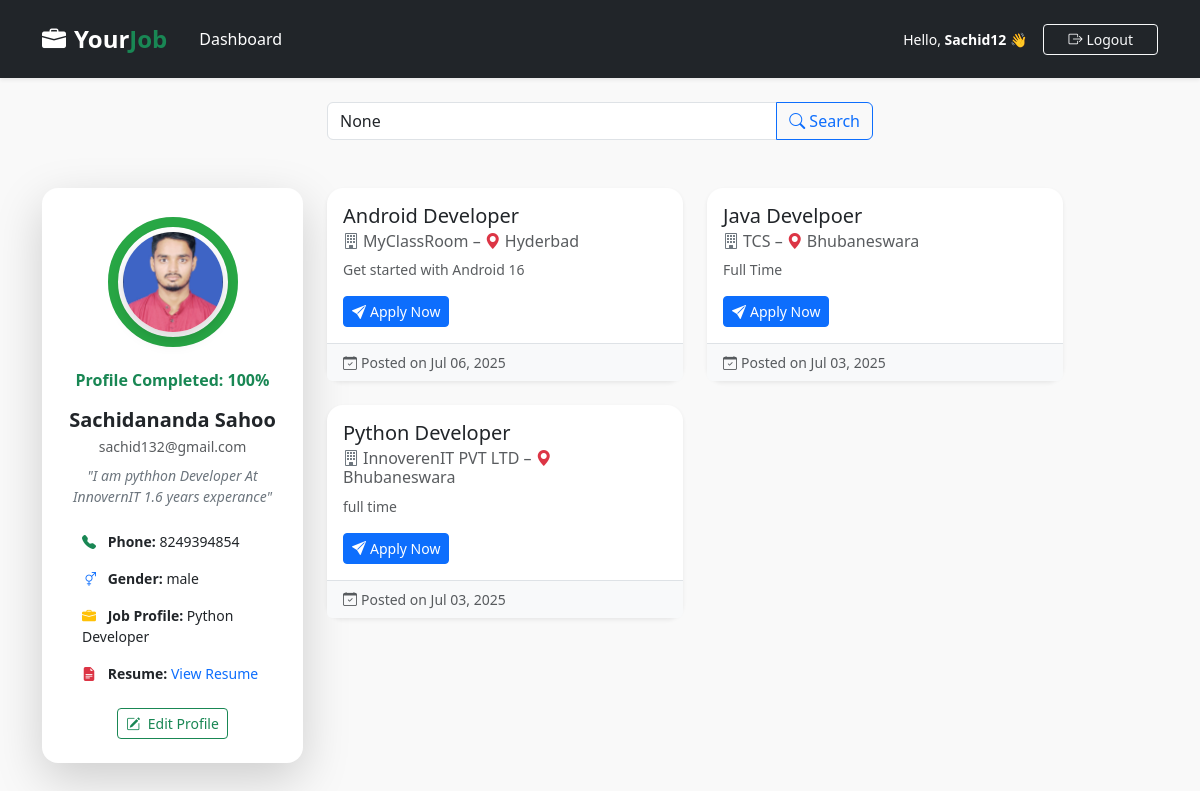
/dashboard/ (signed in), run on the app's committed database.
### login/models.py (models this page shows, shortened)
class UserProfile(models.Model):
    user = models.OneToOneField(User, on_delete=models.CASCADE)
    full_name = models.CharField(max_length=255)
    phone = models.CharField(max_length=20, blank=True)
    gender = models.CharField(max_length=10, choices=[('male', 'Male'), ('female', 'Female'), ('other', 'Other')])
    image = models.ImageField(upload_to='profile_pics/', blank=True, null=True)
    job_profile = models.CharField(max_length=255, blank=True)
    headline = models.CharField(max_length=255, blank=True)  # Short tagline
    resume = models.FileField(upload_to='profile_resumes/', blank=True, null=True)

class Job(models.Model):
    title = models.CharField(max_length=255)
    company = models.CharField(max_length=255)
    location = models.CharField(max_length=100)
    job_type = models.CharField(max_length=20, choices=JOB_TYPE_CHOICES)
    description = models.TextField()
    posted_by = models.ForeignKey(User, on_delete=models.CASCADE)
    created_at = models.DateTimeField(auto_now_add=True)

### login/views.py (the view)
# urls.py: path('dashboard/', views.dashboard, name='dashboard'),
@login_required
def dashboard(request):
    query = request.GET.get('q')
    if query:
        jobs = Job.objects.filter(
            Q(title__icontains=query) | Q(company__icontains=query)
        ).order_by('-created_at')
    else:
        jobs = Job.objects.all().order_by('-created_at')
    profile = None
    try:
        profile = UserProfile.objects.get(user=request.user)
    except UserProfile.DoesNotExist:
        profile = None
    percent = 0
    stroke_offset = 377  # circle circumference
    if profile:
        total_fields = 5  # full_name, phone, gender, job_profile, image
        filled_fields = sum([
            bool(profile.full_name),
            bool(profile.phone),
            bool(profile.gender),
            bool(profile.job_profile),
            bool(profile.image)
        ])
        percent = int((filled_fields / total_fields) * 100)
        stroke_offset = 377 - (377 * percent / 100)
    context = {
        'jobs': jobs,
        'query': query,
        'profile': profile,
        'percent': percent,
        'stroke_offset': stroke_offset
    }
    return render(request, 'dashboard.html', context)

### login/templates/dashboard.html (shortened to what this page needs)
<!DOCTYPE html>
<html lang="en">
<head>
  <link href="https://cdn.jsdelivr.net/npm/bootstrap@5.3.0/dist/css/bootstrap.min.css" rel="stylesheet">
  <link href="https://cdn.jsdelivr.net/npm/bootstrap-icons@1.10.5/font/bootstrap-icons.css" rel="stylesheet">
</head>
<body>
<nav class="navbar navbar-expand-lg navbar-dark bg-dark shadow-sm py-3 sticky-top">
  <div class="container">
    <a class="navbar-brand fw-bold fs-4" href="{% url 'home' %}">
      <i class="bi bi-briefcase-fill me-2"></i>Your<span class="text-success">Job</span>
    </a>
    <div class="collapse navbar-collapse" id="dashboardNavbar">
      <ul class="navbar-nav me-auto mb-2 mb-lg-0">
        <li class="nav-item">
          <a class="nav-link px-3 active" href="#">Dashboard</a>
        </li>
      </ul>
      <div class="d-flex gap-3 align-items-center">
        <span class="text-white small">Hello, <strong>{{ request.user.username }}</strong> 👋</span>
        <a href="{% url 'logout' %}" class="btn btn-outline-light btn-sm px-4">
          <i class="bi bi-box-arrow-right me-1"></i>Logout
        </a>
      </div>
    </div>
  </div>
</nav>
<div class="container mt-4">
  <form method="get" class="row justify-content-center mb-4">
    <div class="col-md-6">
      <div class="input-group">
        <input type="text" name="q" value="{{ query }}" class="form-control" placeholder="Search job title or company name">
        <button class="btn btn-outline-primary" type="submit">
          <i class="bi bi-search"></i> Search
        </button>
      </div>
    </div>
  </form>
</div>
<div class="container mt-5">
  <div class="row">
    <div class="col-md-3 mb-3">
      <div class="card border-0 shadow-lg rounded-4 bg-white">
        <div class="card-body text-center p-4">
          <div class="progress-circle position-relative mx-auto mb-3" style="width: 140px; height: 140px;">
            {% if profile and profile.image %}
              <img src="{{ profile.image.url }}" class="rounded-circle shadow position-absolute top-50 start-50 translate-middle"
                   width="100" height="100" alt="Profile Picture" style="object-fit: cover;">
            {% else %}
              <img src="https://ui-avatars.com/api/?name={{ request.user.username }}&background=0D8ABC&color=fff&size=100"
                   class="rounded-circle shadow position-absolute top-50 start-50 translate-middle"
                   width="100" height="100" alt="Default Avatar" style="object-fit: cover;">
            {% endif %}
          </div>
          <p class="text-success fw-bold mb-3">Profile Completed: {{ percent }}%</p>
          <h5 class="fw-bold mb-1">{{ profile.full_name|default:request.user.username }}</h5>
          <p class="text-muted small mb-2">{{ request.user.email }}</p>
          <p class="fst-italic text-secondary small">"{{ profile.headline|default:'No headline added yet' }}"</p>
          <ul class="list-group list-group-flush text-start small">
            <li class="list-group-item bg-transparent border-0">
              <i class="bi bi-telephone-fill text-success me-2"></i>
              <strong>Phone:</strong> {{ profile.phone|default:"N/A" }}
            </li>
            <li class="list-group-item bg-transparent border-0">
              <i class="bi bi-gender-ambiguous text-primary me-2"></i>
              <strong>Gender:</strong> {{ profile.gender|default:"N/A" }}
            </li>
            <li class="list-group-item bg-transparent border-0">
              <i class="bi bi-briefcase-fill text-warning me-2"></i>
              <strong>Job Profile:</strong> {{ profile.job_profile|default:"N/A" }}
            </li>
            <li class="list-group-item bg-transparent border-0">
              <i class="bi bi-file-earmark-text-fill text-danger me-2"></i>
              <strong>Resume:</strong>
              {% if profile.resume %}
                <a href="{{ profile.resume.url }}" target="_blank" class="text-decoration-none">View Resume</a>
              {% else %}
                <span class="text-muted">Not Uploaded</span>
              {% endif %}
            </li>
          </ul>
          <a href="{% url 'edit_profile' %}" class="btn btn-outline-success btn-sm mt-3">
            <i class="bi bi-pencil-square me-1"></i> Edit Profile
          </a>
        </div>
      </div>
    </div>
    <div class="col-md-8">
      {% if jobs %}
        <div class="row row-cols-1 row-cols-md-2 g-4">
          {% for job in jobs %}
            <div class="col">
              <div class="card h-100 border-0 shadow-sm rounded-4">
                <div class="card-body">
                  <h5 class="card-title text-dark">{{ job.title }}</h5>
                  <h6 class="card-subtitle text-muted mb-2">
                    <i class="bi bi-building me-1 text-secondary"></i>{{ job.company }} –
                    <i class="bi bi-geo-alt-fill me-1 text-danger"></i>{{ job.location }}
                  </h6>
                  <p class="card-text text-muted small">{{ job.description|truncatechars:100 }}</p>
                  <a href="{% url 'apply_job' job.id %}" class="btn btn-sm btn-primary">
                    <i class="bi bi-send-fill me-1"></i>Apply Now
                  </a>
                </div>
                <div class="card-footer text-muted small bg-light border-top">
                  <i class="bi bi-calendar-check me-1"></i>Posted on {{ job.created_at|date:"M d, Y" }}
                </div>
              </div>
            </div>
          {% endfor %}
        </div>
      {% else %}
        <div class="text-center mt-5">
          <h5 class="text-muted">No jobs found matching your search.</h5>
        </div>
      {% endif %}
    </div>
  </div>
</div>
</body>
</html>

### login/templates/dashboard.html (style rules this page uses)
body { background-color: #f9f9f9; font-family: 'Segoe UI', sans-serif; }

### data on the page
UserProfile: image (picture), full_name "Sachidananda Sahoo", headline "I am pythhon Developer At InnovernIT 1.6 years experance", phone "8249394854", gender "male", job_profile "Python Developer"
Job: title "Android Developer", company "MyClassRoom", location "Hyderbad", description "Get started with Android 16", created_at "Jul 06, 2025"
Job: title "Java Develpoer", company "TCS", location "Bhubaneswara", description "Full Time", created_at "Jul 03, 2025"
Job: title "Python Developer", company "InnoverenIT PVT LTD", location "Bhubaneswara", description "full time", created_at "Jul 03, 2025"

### other printed values
{{ request.user.username }} "Sachid12"
{{ percent }} "100"
{{ request.user.email }} "sachid132@gmail.com"
